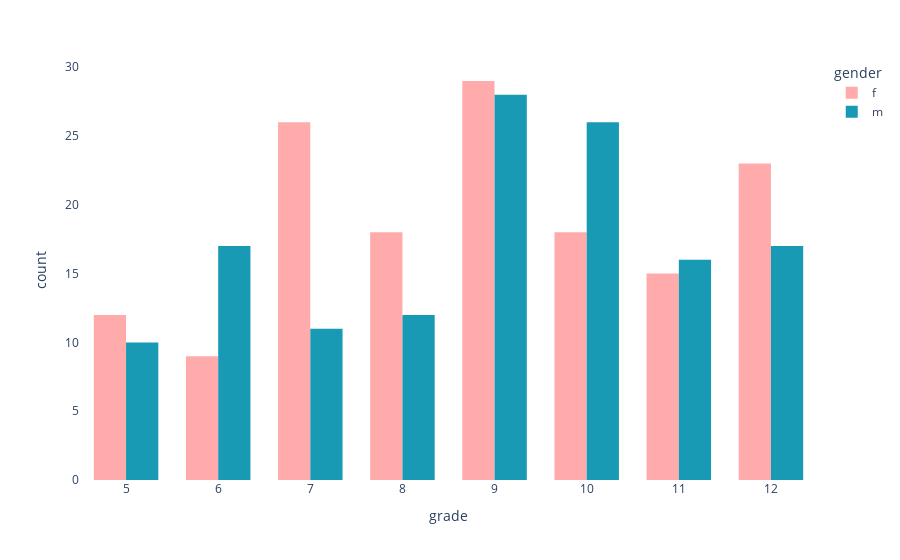

Notebook code cell kept with this figure:
### Code cell
fig = px.histogram(df, x="grade", color="gender", barmode='group', color_discrete_map={
            'm' : '#189AB4', 'f' : '#FFABAB'
    },)
 
fig.update_layout(plot_bgcolor="rgba(0,0,0,0)", bargap=0.3)

### Figure 1 — Plotly figure (JSON) as saved in the notebook; plotly's stock layout.template omitted (floating-point values rounded to 4 significant figures; data arrays with more than 128 entries replaced by an {"elided": "..."} marker saying what was removed)
{"data": [{"alignmentgroup": "True", "bingroup": "x", "hovertemplate": "gender=f<br>grade=%{x}<br>count=%{y}<extra></extra>", "legendgroup": "f", "marker": {"color": "#FFABAB", "pattern": {"shape": ""}}, "name": "f", "offsetgroup": "f", "orientation": "v", "showlegend": true, "type": "histogram", "x": {"elided": "150 int values"}, "xaxis": "x", "yaxis": "y"}, {"alignmentgroup": "True", "bingroup": "x", "hovertemplate": "gender=m<br>grade=%{x}<br>count=%{y}<extra></extra>", "legendgroup": "m", "marker": {"color": "#189AB4", "pattern": {"shape": ""}}, "name": "m", "offsetgroup": "m", "orientation": "v", "showlegend": true, "type": "histogram", "x": {"elided": "137 int values"}, "xaxis": "x", "yaxis": "y"}], "layout": {"bargap": 0.3, "barmode": "group", "legend": {"title": {"text": "gender"}, "tracegroupgap": 0}, "margin": {"t": 60}, "plot_bgcolor": "rgba(0,0,0,0)", "xaxis": {"anchor": "y", "domain": [0, 1], "title": {"text": "grade"}}, "yaxis": {"anchor": "x", "domain": [0, 1], "title": {"text": "count"}}}}
